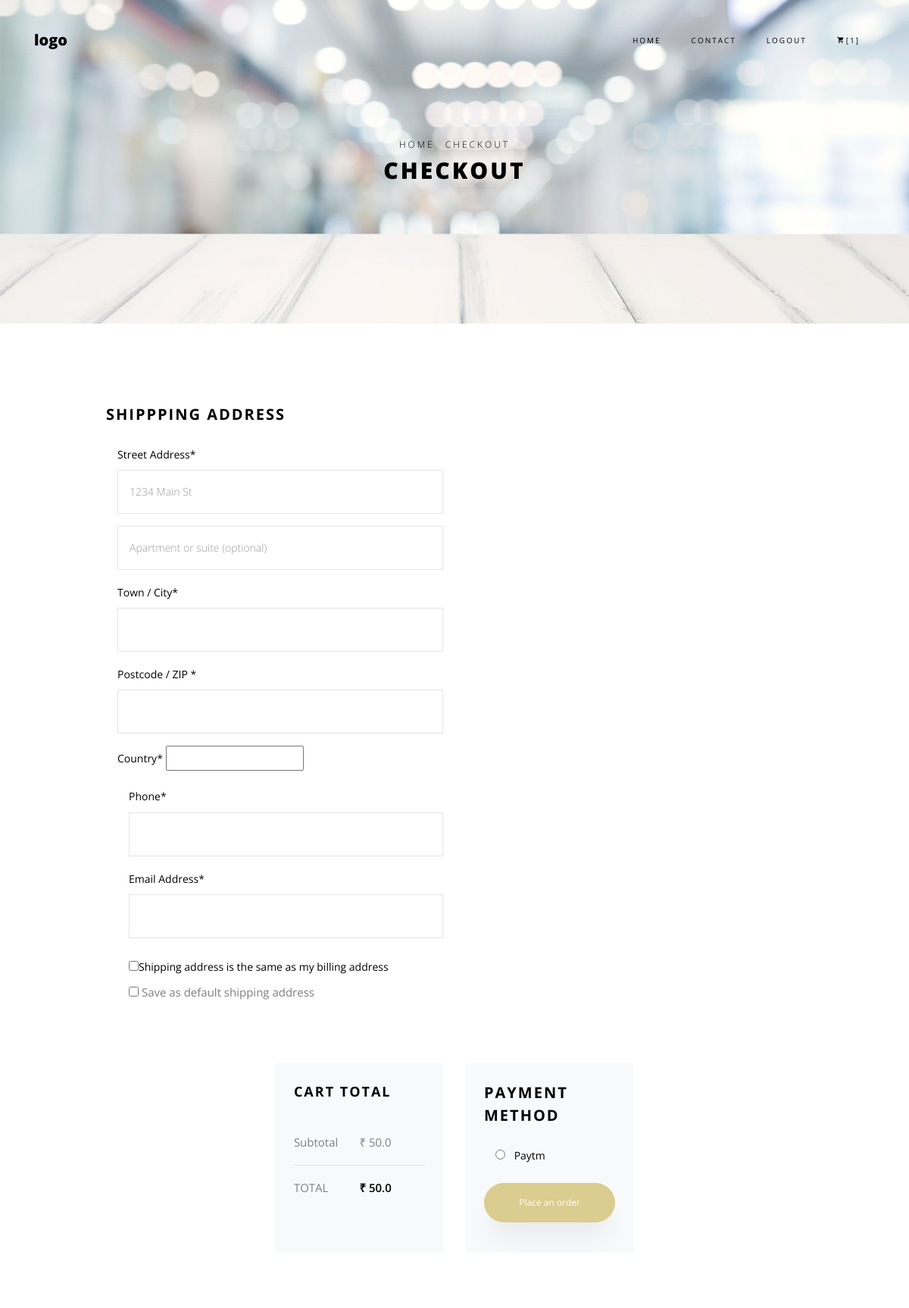
The page /checkout/ (signed in, upper part) on the database as committed earlier.
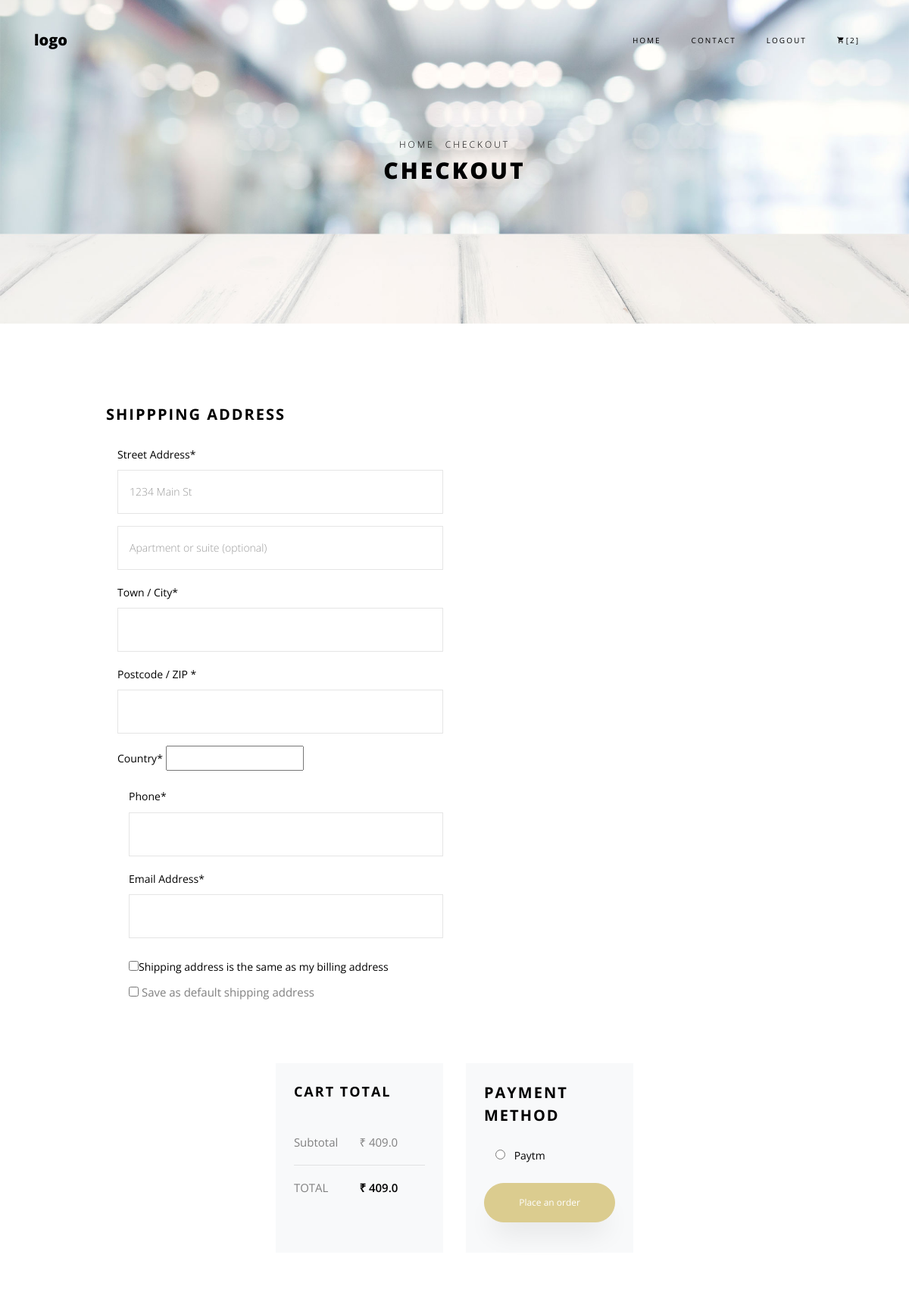
The same page on the database as committed later.
### core/models.py (models this page shows, shortened)
class Order(models.Model):
    user = models.ForeignKey(settings.AUTH_USER_MODEL,
                             on_delete=models.CASCADE)
    items = models.ManyToManyField(OrderItem)
    start_date = models.DateTimeField(auto_now_add=True)
    ordered_date = models.DateTimeField()
    ordered = models.BooleanField(default=False)
    billing_address = models.ForeignKey(
        'BillingAddress', on_delete=models.SET_NULL, blank=True, null=True)
    payment = models.ForeignKey(
        'Payment', on_delete=models.SET_NULL, blank=True, null=True)
    def get_total(self):
        total = 0
        for order_item in self.items.all():
            total += order_item.get_final_price()
        return total

class OrderItem(models.Model):
    user = models.ForeignKey(settings.AUTH_USER_MODEL,
                             on_delete=models.CASCADE)
    ordered = models.BooleanField(default=False)
    item = models.ForeignKey(Item, on_delete=models.CASCADE)
    quantity = models.IntegerField(default=1)
    def get_total_item_price(self):
        return self.quantity * self.item.price
    def get_final_price(self):
        if self.item.discount_price:
            return self.get_total_discount_item_price()
        return self.get_total_item_price()

class Item(models.Model):
    title=models.CharField(max_length=100)
    price=models.FloatField()
    discount_price = models.FloatField(blank=True, null=True)
    category = models.CharField(choices=CATEGORY_CHOICES, max_length=3)
    typechoice = models.CharField(choices=TYPE_CHOICE, max_length=3)
    slug = models.SlugField()
    description = models.TextField()
    image = models.ImageField()

### core/views.py (the view, shortened to what this page needs)
# urls.py: path('checkout/',CheckoutView.as_view(),name='checkout'),
class CheckoutView(View):
    def get(self, *args, **kwargs):
        form = CheckoutForm()
        order = Order.objects.get(user=self.request.user, ordered=False)
        context = {
            'form': form,
            'order': order
        }
        return render(self.request, "checkout.html", context)

### core/templatetags/cart_template_tags.py (called while the page is built)
@register.filter
def cart_item_count(user):
    if user.is_authenticated:
        qs = Order.objects.filter(user=user, ordered=False)
        if qs.exists():
            return qs[0].items.count()
    return 0

### templates/checkout.html (shortened to what the changed rows need)
{% extends 'base.html' %}
{% load static%}
{% load crispy_forms_tags %}
{% block content %}
    <div class="hero-wrap hero-bread" style="background-image: url('images/bg_6.jpg');">
      <div class="container">
        <div class="row no-gutters slider-text align-items-center justify-content-center">
          <div class="col-md-9 ftco-animate text-center">
            <h1 class="mb-0 bread">Checkout</h1>
          </div>
        </div>
      </div>
    </div>
    <section class="ftco-section">
	<form  method="POST" class="billing-form">
			  <div class="container">
        <div class="row justify-content-center">
	          <div class="row mt-5 pt-3 d-flex">
	          	<div class="col-md-6 d-flex">
	          		<div class="cart-detail cart-total bg-light p-3 p-md-4">
	          			<p class="d-flex">
		    						<p class="d-flex">
		    						<span>Subtotal</span>
		    						<span>&#8377 {{order.get_total}}</span>
		    					</p>
		    					<p class="d-flex total-price">
		    						<span>Total</span>
		    						<span>&#8377 {{order.get_total}}</span>
		    					</p>
								</div>
	          	</div>
	          </div>
          </div>
        </div>
	  </form>
    </section>
{% endblock content %}

### templates/base.html (shortened to what this page needs)
{% load static %}
{% load cart_template_tags %}
<!DOCTYPE html>
<html lang="en">
  <head>
    <link rel="stylesheet" href="https://cdnjs.cloudflare.com/ajax/libs/font-awesome/4.7.0/css/font-awesome.min.css">
    <link rel="stylesheet" href="{%static 'css/open-iconic-bootstrap.min.css' %}">
    <link rel="stylesheet" href="{%static 'css/animate.css' %}">
    <link rel="stylesheet" href="{%static 'css/owl.carousel.min.css' %}">
    <link rel="stylesheet" href="{%static 'css/owl.theme.default.min.css' %}">
    <link rel="stylesheet" href="{%static 'css/magnific-popup.css' %}">
    <link rel="stylesheet" href="{%static 'css/aos.css' %}">
    <link rel="stylesheet" href="{%static 'css/ionicons.min.css' %}">
    <link rel="stylesheet" href="{%static 'css/bootstrap-datepicker.css' %}">
    <link rel="stylesheet" href="{%static 'css/jquery.timepicker.css' %}">
    <link rel="stylesheet" href="{%static 'css/flaticon.css' %}">
    <link rel="stylesheet" href="{%static 'css/icomoon.css' %}">
    <link rel="stylesheet" href="{%static 'css/style.css' %}">
  </head>
  <body class="goto-here">
    <nav class="navbar navbar-expand-lg navbar-dark ftco_navbar bg-dark ftco-navbar-light" id="ftco-navbar">
	    <div class="container">
	      <a class="navbar-brand" href="#">logo</a>
	      <div class="collapse navbar-collapse" id="ftco-nav">
	        <ul class="navbar-nav ml-auto">
	          <li class="nav-item active"><a href="#" class="nav-link">Home</a></li>
	          <li class="nav-item"><a href="contact.html" class="nav-link">Contact</a></li>
	          {% if request.user.is_authenticated %}
            <li class="nav-item"><a href="{% url 'account_logout' %}" class="nav-link">Logout</a></li>
            <li class="nav-item cta cta-colored"><a href="#" class="nav-link"><span class="icon-shopping_cart"></span>[{{request.user|cart_item_count}}]</a></li>
            {% else %}
            <li class="nav-item"><a href="{% url 'account_login' %}" class="nav-link">Login</a></li>
            <li class="nav-item"><a href="{% url 'account_signup' %}" class="nav-link">Signup</a></li>
            {% endif %}
	        </ul>
	      </div>
	    </div>
	  </nav>
  {% block content%}
    {% endblock %}
  </body>
</html>

Rows that differ between the two databases and show on the page:
changed through a linked row, Order: get_total "50.0" → "409.0"
Other text that changed with them:
{{ request.user|cart_item_count }}: "1" → "2"
